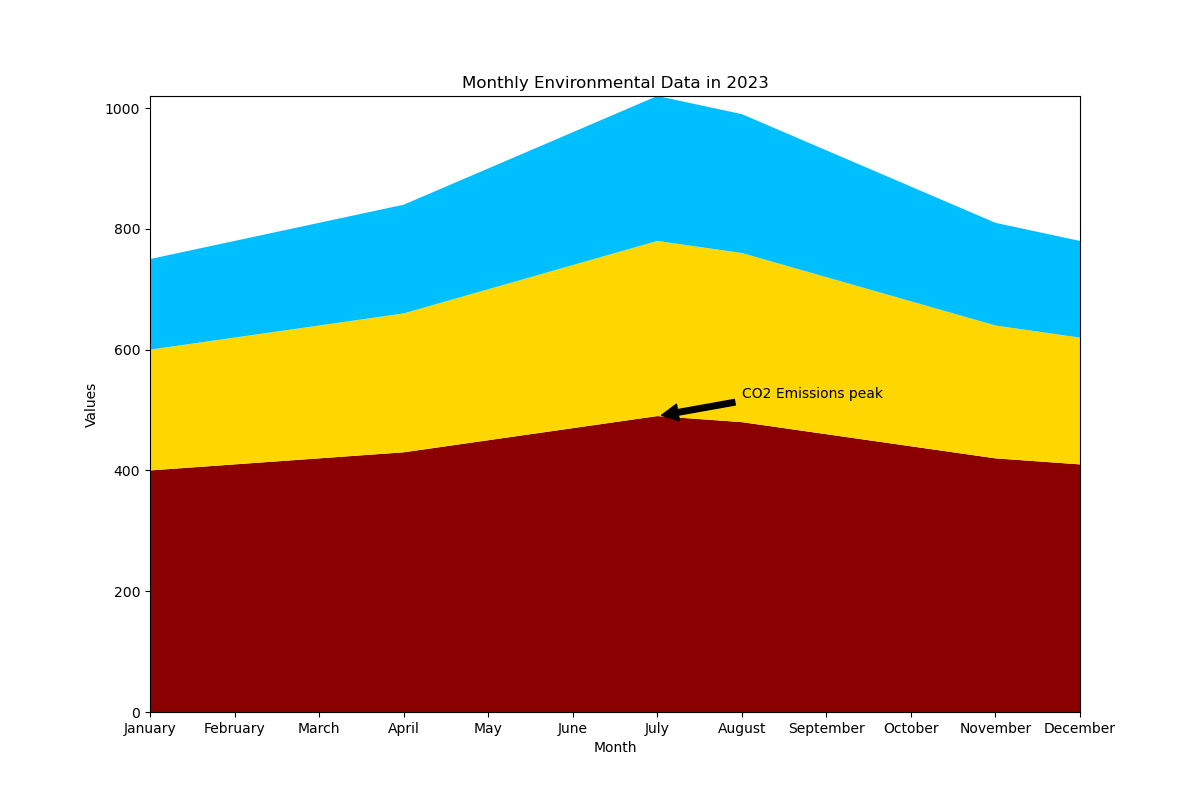

This figure's Python source:

import matplotlib.pyplot as plt

# Data
months = ["January", "February", "March", "April", "May", "June", "July", "August", "September", "October", "November", "December"]
co2_emissions = [400, 410, 420, 430, 450, 470, 490, 480, 460, 440, 420, 410]
solar_power = [200, 210, 220, 230, 250, 270, 290, 280, 260, 240, 220, 210]
wind_power = [150, 160, 170, 180, 200, 220, 240, 230, 210, 190, 170, 160]

# Stacked Area Chart
fig, ax = plt.subplots(figsize=(12, 8))
ax.stackplot(months, co2_emissions, solar_power, wind_power, colors=['#8B0000', '#FFD700', '#00BFFF'])

# Customizing the plot
ax.set_title('Monthly Environmental Data in 2023')
ax.set_ylabel('Values')
ax.set_xlabel('Month')
ax.margins(0, 0)  # Removes the default margins to use the entire space for plotting

# Adding annotation
ax.annotate('CO2 Emissions peak', xy=('July', 490), xytext=('August', 520),
            arrowprops=dict(facecolor='black', shrink=0.05))

# Displaying the plot
plt.show()
